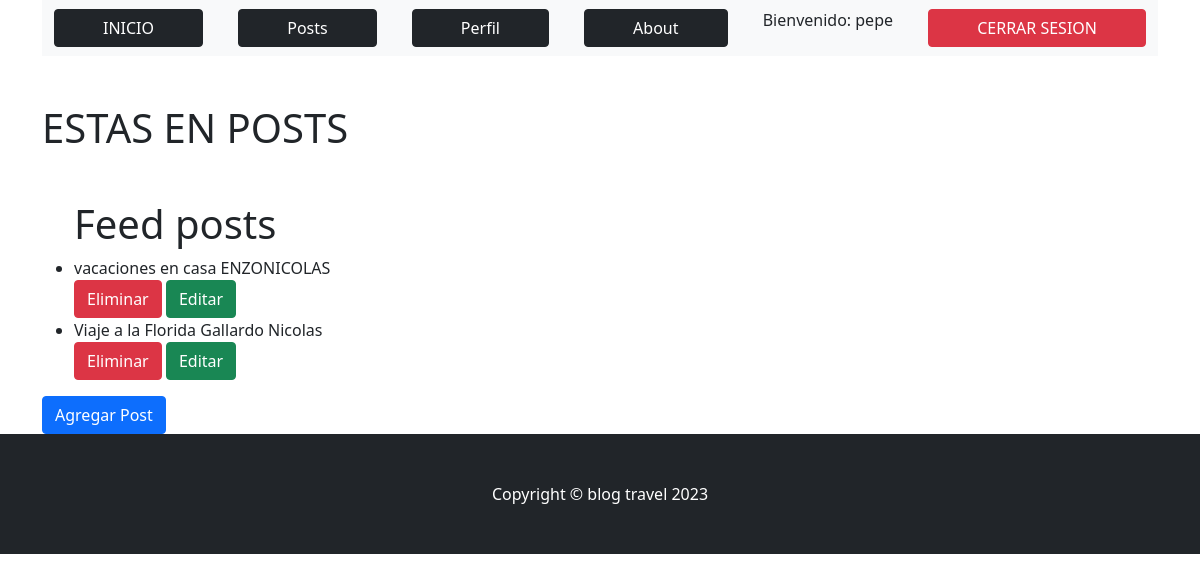
Page /AppBlog/leerPosts/ (signed in) on the committed database.
### AppBlog/models.py (models this page shows, shortened)
class Post(models.Model):
    titulo= models.CharField(max_length=100)
    subtitulo=models.CharField(max_length=150)
    cuerpo= RichTextField(blank=True, null=True)
    autor= models.CharField(max_length=50)
    fecha= models.DateField()
    imagen = models.ImageField(upload_to="imgs")

### AppBlog/views.py (the view)
# urls.py: path("leerPosts/", leerPosts, name="leerPosts"),
@login_required
def leerPosts(request):
    posts=Post.objects.all()
    return render(request, "AppBlogg/posts.html", {"posts": posts})

### AppBlog/templates/AppBlogg/posts.html (shortened to what this page needs)
{% extends "AppBlogg/padre.html" %}
{% load static %}
{% block titulo %}
<h1 class="mb-5">ESTAS EN POSTS</h1>
{% endblock %}
{% block contenido_que_cambia %}
<ul><h1>Feed posts</h1>
    {% for post in posts %}
    <li>{{ post.titulo }} {{ post.autor }}</li>
    <a class="btn btn-danger" href="{% url 'eliminarPost'  post.id  %}">Eliminar </a>
    <a class="btn btn-success" href="{% url 'editarPost'  post.id  %}">Editar</a>
    {% endfor %}
</ul>
<a class="btn btn-primary" href="{% url 'postFormulario'  %}">Agregar Post</a>
{% endblock %}

### AppBlog/templates/AppBlogg/padre.html (shortened to what this page needs)
<!DOCTYPE html>
<html lang="en">
    <head>
        {% load static %}
        <link href="{% static 'AppBlog/css/styles.css' %}" rel="stylesheet" />
    </head>
    <body>
        <nav  style="display: flex; justify-content: space-around;">
            <div class="container">
                <nav class="navbar navbar-light bg-light static-top">
                    <div class="container">
                        {% if user.is_authenticated %}
                        <a class="btn btn-dark px-5"  href="{% url 'inicio' %}">INICIO</a>
                        <a class="btn btn-dark px-5" href="{% url 'leerPosts' %}">Posts</a>
                        <a class="btn btn-dark px-5" href="{% url 'editarPerfil' %}">Perfil</a>
                        <a class="btn btn-dark px-5" href="{% url 'about' %}">About</a>
                        <p>Bienvenido: {{ user.username }}</p>
                        <a class="btn btn-danger px-5" href="{% url 'logout' %}">CERRAR SESION</a>
                        {% else %}
                        <a class="btn btn-dark px-5" href="{% url 'register' %}">REGISTRO</a>
                        <a class="btn btn-dark px-5" href="{% url 'login' %}">INGRESAR</a>
                        {% endif %}
                </div>
            </div>
        </nav>
        <div class="container mt-5">
            <div class="row">
                <div class="col-lg-8">
                    <article>
                        <header class="mb-4">
                            {% block titulo %}
                            {% endblock %}
                        </header>
                        {% block contenido_que_cambia %}
                        {% endblock %}
                    </article>
                    </div>
                </div>
            </div>
        <footer class="py-5 bg-dark">
            <div class="container"><p class="m-0 text-center text-white">Copyright &copy; blog travel 2023</p></div>
        </footer>
    </body>
</html>

### rows in the picture
Post: titulo "vacaciones en casa", autor "ENZONICOLAS"
Post: titulo "Viaje a la Florida", autor "Gallardo Nicolas"

### other values in the picture
{{ user.username }} "pepe"
